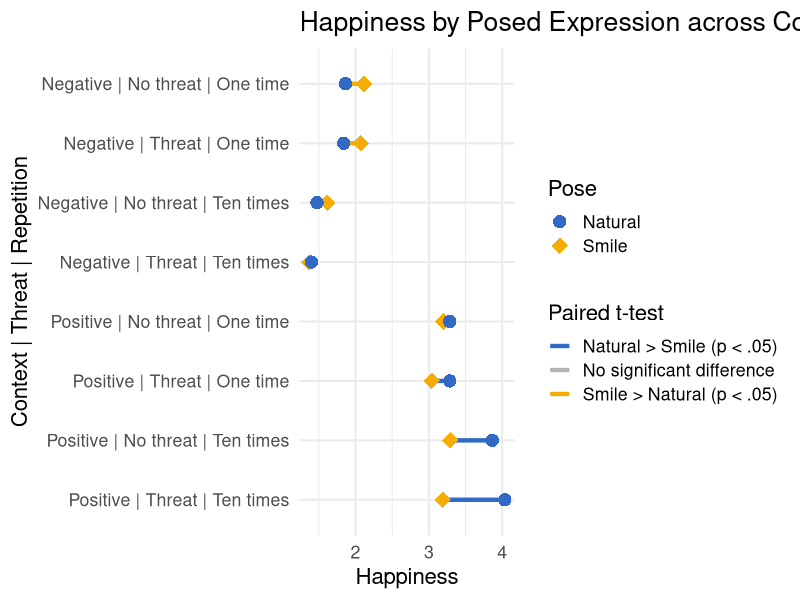
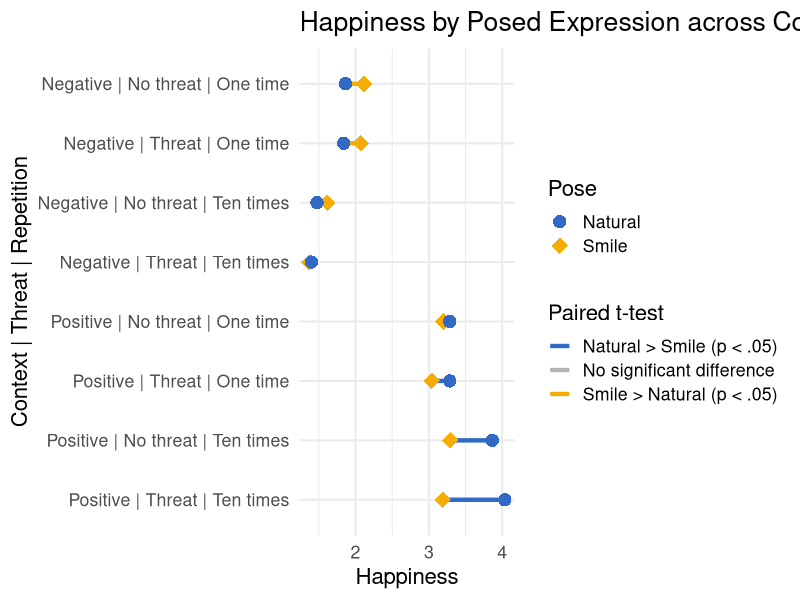

These figures' R source, in order:
# Preliminary data analysis

# Load libraries
library(tidyverse)
library(lmerTest)
library(emmeans)

# read processed data set
df <- read_csv("data/smile25b_processed_data.csv")

# Descriptive statistics

# Complaince of successful AU12 activation via OpenFace 
table(df$face_compliance_binary)

# Compliance check of smiles above the AU12 1.5 threshold via OpenFace
table(df$face_compliance_scalar)  

# Check the distribution of math errors
table(df$math_errors)

# Combined distribution of facial expression compliance and math errors
table(df$face_compliance_binary, df$math_errors)

## Check potential issue with image display on Gorilla
print(
  paste0(
    "Percentage of correct image display reports: ",
    round(
      nrow(df %>% filter(Display_check == "2 times"))/
      sum(!is.na(df$Display_check)),
      2
    )
  )
)

# Calculate age mean and standard deviation
print(paste0("Mean age: ", round(mean(df$Age, na.rm=TRUE),2), "; sd: ", round(sd(df$Age, na.rm=TRUE),2)))

# Calculate percentage of female participants
print(paste0("Percentage female: ",  
  round(
    nrow(df %>% filter(Gender == "Female")) / nrow(df) * 100,
     2),
  "%"
  )
)

# Prepare dataframe for data analysis

df_long <- df %>%
  # create a unique participant id
  mutate(id = row_number()) %>%   
  select(
    id, threat, context, repetition,
    SP_DEQ_happy_total, SP_DEQ_fear_total, SP_DEQ_anger_total,
    SP_SWL_total, SP_Burnout_total,
    NP_DEQ_happy_total, NP_DEQ_fear_total, NP_DEQ_anger_total,
    NP_SWL_total, NP_Burnout_total,
    face_compliance_scalar, face_compliance_binary, math_errors
  ) %>%
  # Pivot smile and natural pose columns into long format
  pivot_longer(
    cols = c(starts_with("SP_"), starts_with("NP_")),
    names_to = c("pose", ".value"),       
    names_pattern = "^(SP|NP)_(.*)$"
  ) %>%
  # recode pose variable into readable labels
  mutate(pose = case_when(                
    pose == "SP" ~ "smile",
    pose == "NP" ~ "natural",
    TRUE ~ pose)
  ) %>%
  relocate(pose, .after = id)

# Full factorial general linear mixed model of happiness predicted by pose, context, threat, and repetition
happy_model <- lmer(
  DEQ_happy_total ~ pose * context * threat * repetition + (1 | id),
  data = df_long
)

print(summary(happy_model)) 

# Plot happiness difference in smile vs natural poses across context x threat x repetition

## Calculate estimated marginal of pose scores conditioned by context, threat, and repetition
happy_emm <- emmeans(happy_model, ~ pose | context + threat + repetition) 
summary(happy_emm)

## Extract point estimates of smile and natural pose happiness scores across conditions
happy_plot_df <- as.data.frame(happy_emm) %>%
  select(context, threat, repetition, pose, emmean) %>%
  pivot_wider(names_from = pose, values_from = emmean, names_glue = "{pose}_mean")

## Extract pairwise comparison estimates and p values
happy_contrasts <- pairs(happy_emm, reverse = TRUE) %>% 
  as.data.frame() %>%
  select(context, threat, repetition, estimate, p.value)

## Join the point and pairwise estimates 
happy_plot_df <- happy_plot_df %>%
  left_join(happy_contrasts, by = c("context", "threat", "repetition")) %>% 
  # Adjust labels
  rename(diff_mean = estimate) %>%
  mutate(
    context_label = str_to_title(context),  
    threat_label = threat,                   
    repetition_label = if_else(repetition == "one", "One time", "Ten times"), 
    condition = paste(context_label, threat_label, repetition_label, sep = " | "),
    condition = fct_reorder(condition, diff_mean),
    sig_label = case_when(
      p.value < .05 & diff_mean > 0 ~ "Smile > Natural (p < .05)",
      p.value < .05 & diff_mean < 0 ~ "Natural > Smile (p < .05)",
      TRUE ~ "No significant difference"
    )
  )

# Extract point estimates and labels for plot generation
happy_plot_points <- happy_plot_df %>%
  select(condition, smile_mean, natural_mean) %>%
  pivot_longer(c(smile_mean, natural_mean), names_to = "pose", values_to = "mean_happy") %>%  # long format for geom_point
  mutate(pose = recode(pose, smile_mean = "Smile", natural_mean = "Natural"))  # readable pose labels

# Create a dumbbell plot comparing the smile vs pose happiness scores across all conditions
happy_dumbbell_plot <- ggplot() +
  # Create the line that connects the natural and smile means for each condition
  geom_segment(  
    data = happy_plot_df,
    aes(x = natural_mean, xend = smile_mean, y = condition, yend = condition, color = sig_label),
    linewidth = 1.5
  ) +
  # smile/natural pose happiness means
  geom_point(  
    data = happy_plot_points,
    aes(x = mean_happy, y = condition, shape = pose, fill = pose),
    size = 4.5, stroke = 0
  ) +
  # determine line color based on the direction/significance of the score difference
  scale_color_manual(values = c(  
    "Smile > Natural (p < .05)" = "#f5ad06",
    "Natural > Smile (p < .05)" = "#316ac6",
    "No significant difference" = "grey70"
  )) +
  # fill the points matching the pose color
  scale_fill_manual(values = c(  
    "Natural" = "#316ac6",
    "Smile" = "#f5ad06"
  )) +
  # Set the shape of the points based on pose
  scale_shape_manual(values = c( 
    "Natural" = 21,
    "Smile" = 23
  )) +
  # Configure labels
  labs(
    x = "Happiness",
    y = "Context | Threat | Repetition",
    color = "Paired t-test",
    shape = "Pose",
    fill = "Pose",
    title = "Happiness by Posed Expression across Conditions"
  ) +
  # Set theme and font size
  theme_minimal(base_size = 16)

print(happy_dumbbell_plot)

ggsave(
  "smile25b_happy_dumbbell_plot.png",
  plot = happy_dumbbell_plot,
  width = 10, height = 8, dpi = 300
)

# Sensitivity analysis: remove failed OpenFace compliance checks
df_sensitivity <- df_long %>% filter(face_compliance_binary == TRUE, math_errors == 0)

# rerun model with the filtered sample
happy_model_sensitivity <- lmer(  # re-fit the same model on the compliance-filtered subset
  DEQ_happy_total ~ pose * context * threat * repetition + (1 | id),
  data = df_sensitivity
)

print(summary(happy_model_sensitivity))
